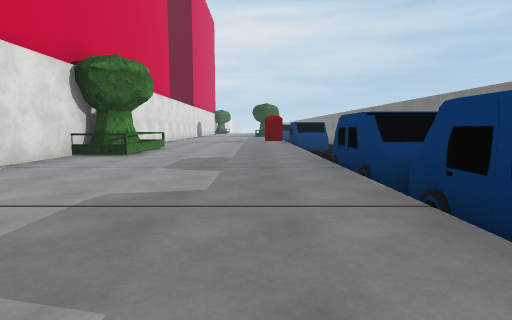
[1] (above)

21 first-person views from a walk through a scene from a Unity 3-D project. The camera is 1.3 m above the floor, tilts 6° down and sees 80° across. The floor is counted in squares, 2 m on a side. Each view is taken from the middle of a square. On the plan, view 1 faces up. The plan holds only what a view shows up to about 10 squares ahead; the rest is blank. The place goes on beyond the plan. The player character is not drawn. Some surface patterns are stand-ins.

[2]
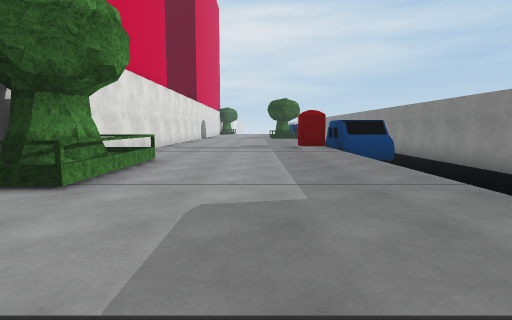

[3]
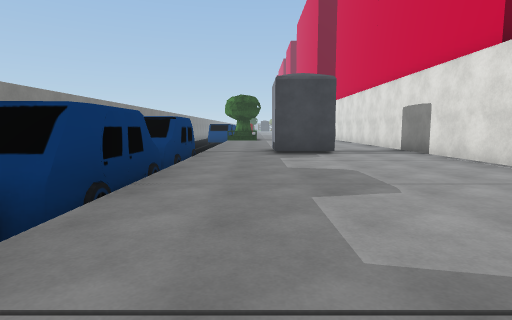

[4]
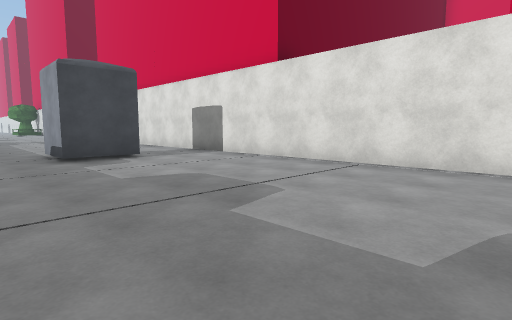

[5]
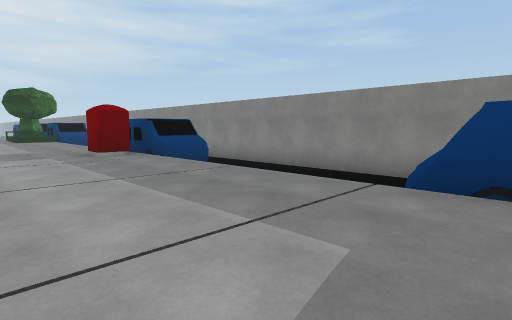

[6]
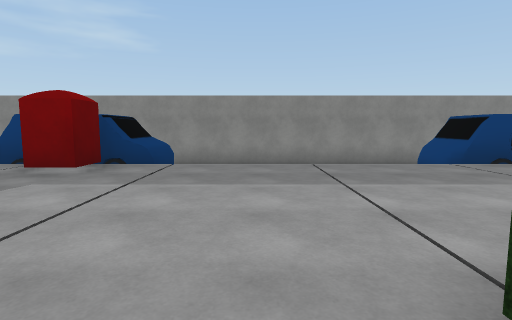

[7]
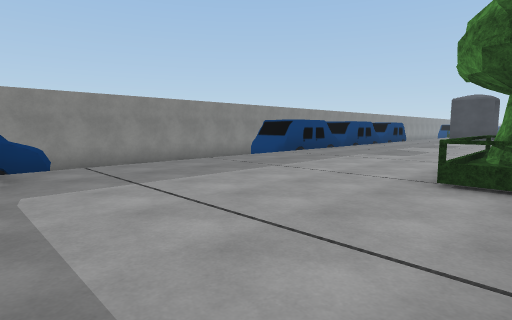

[8]
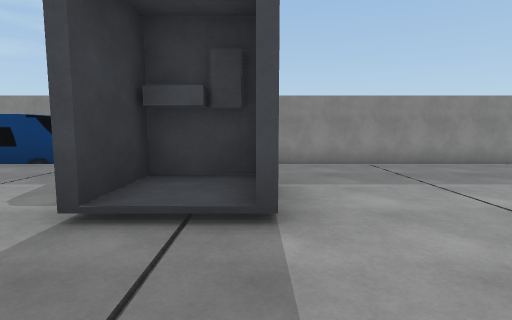

[9]
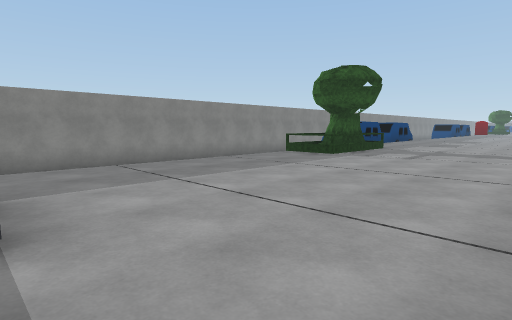

[10]
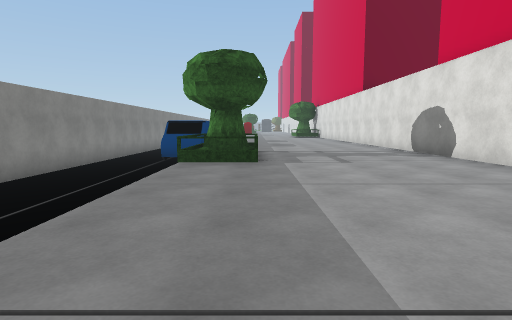

[11]
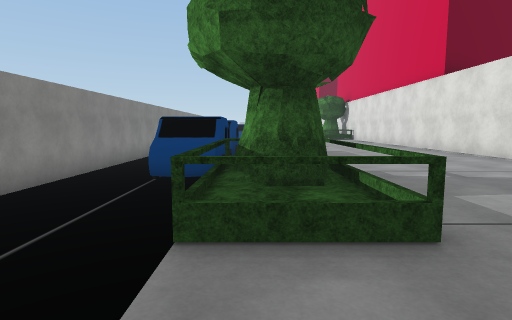

[12]
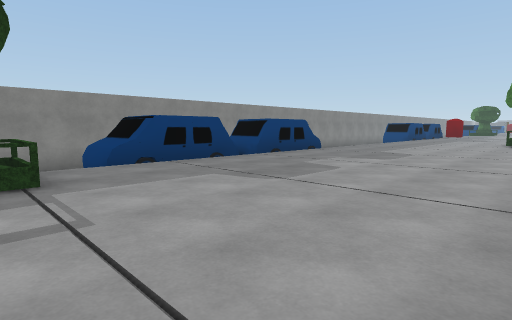

[13]
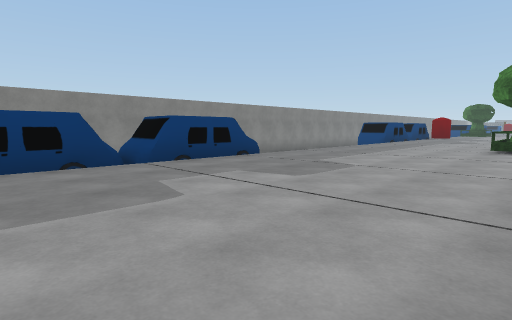

[14]
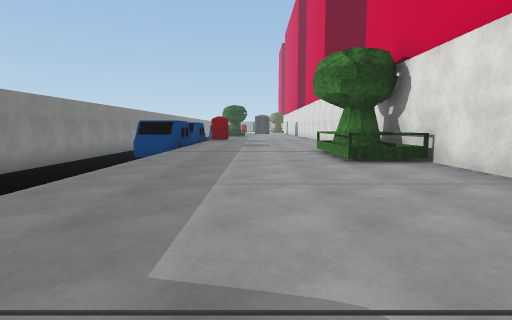

[15]
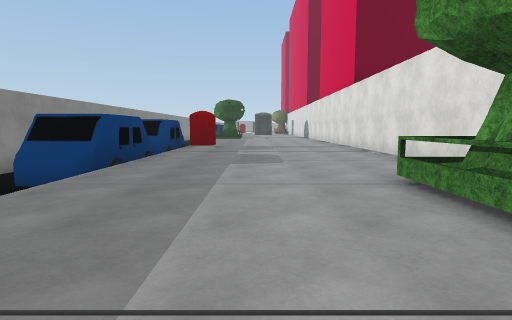

[16]
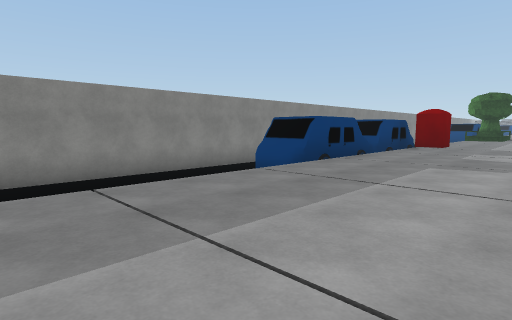

[17]
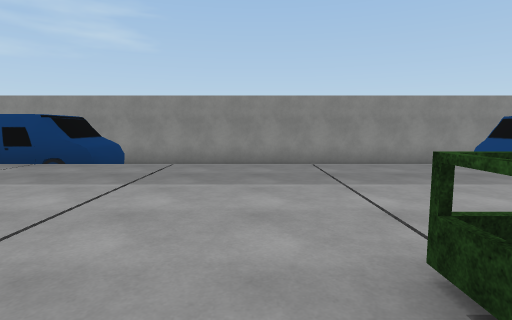

[18]
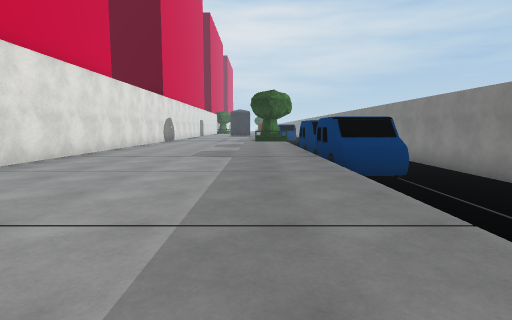

[19]
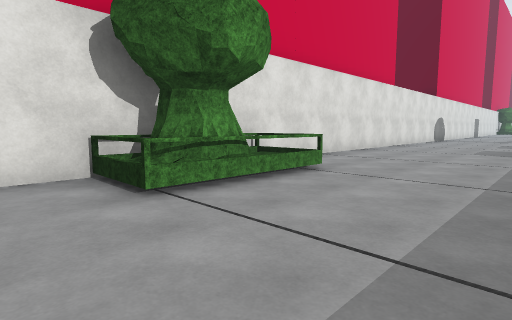

[20]
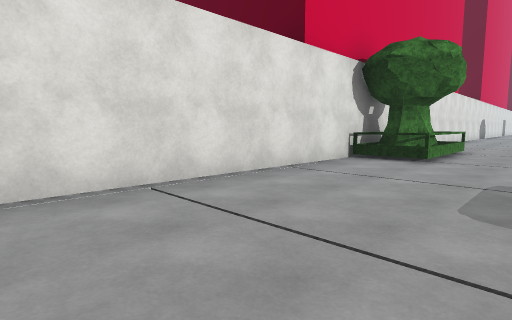

[21]
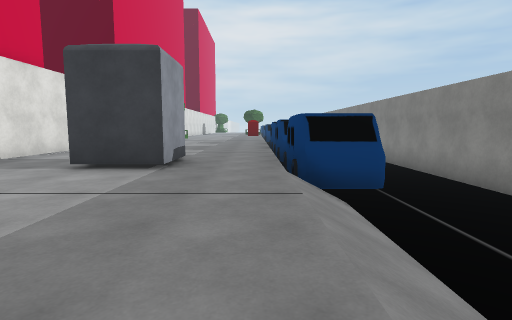

### Floor plan
Key: @ floor where view 1 was taken; # wall or solid block; . main floor; - floor 1 m lower than the main floor; / step, stairs or slope; ^ raised ledge; T tree.
Columns run from 5 left of view 1 to 6 right of it. Each row starts with its distance up from view 1.
 14 #.....## --#
 13 #......##--#
 12 #...... ---#
 11 #...... ---#
 10  TT.... ---#
  9   T.... ---#
  8  TT....  --#
  7  TT....##  #
  6 #......#   #
  5 #......#
  4 #......^
  3 #......#
  2 #......#   #
  1 #......#  -#
  0 #....@.^ --#
 -1 #......# --#
 -2 #..##..# --#
 -3 #..##..##--#
 -4 #....../---#
 -5  ....../-  #
 -6  ....../   #
 -7  ....../-  #
 -8  ...... -- #
 -9 #...... ---#
-10 #....TT----#
-11 #....TT----#
-12 #....TT----#
-13 #......----#
-14 #......##--#
-15 #......# --#
-16 #......# --#
-17 #......# --#
-18 #......##--#
-19 #......# --#
-20 #......# --#
-21 #......##--#
-22 #...... ---#
-23 #...... -- #
-24 #...... -- #
-25  TT.... ---#
-26  TT.... ---#
-27  TT.... ---#
-28 #...... ---#
-29 #......##--#
-30 #......# --#
-31 #......# --#
-32 #......#  -#
-33 #......#
-34 #.....##

Where each view was taken, in squares from view 1:
view 1: 0 up, 0 right, facing up
view 2: 4 up, 1 left, facing up
view 3: 6 up, 0 right, facing down
view 4: 5 up, 1 right, facing down-left
view 5: 6 up, 2 left, facing up-right
view 6: 11 up, 4 left, facing right
view 7: 14 up, 4 left, facing down-right
view 8: 3 down, 4 left, facing right
view 9: 3 down, 4 left, facing down-right
view 10: 4 down, 0 right, facing down
view 11: 8 down, 1 right, facing down
view 12: 12 down, 4 left, facing down-right
view 13: 15 down, 4 left, facing down-right
view 14: 19 down, 1 left, facing down
view 15: 24 down, 1 left, facing down
view 16: 24 down, 2 left, facing down-right
view 17: 24 down, 4 left, facing right
view 18: 27 down, 0 right, facing up
view 19: 29 down, 0 right, facing up-left
view 20: 34 down, 1 left, facing up-left
view 21: 8 down, 1 right, facing up
